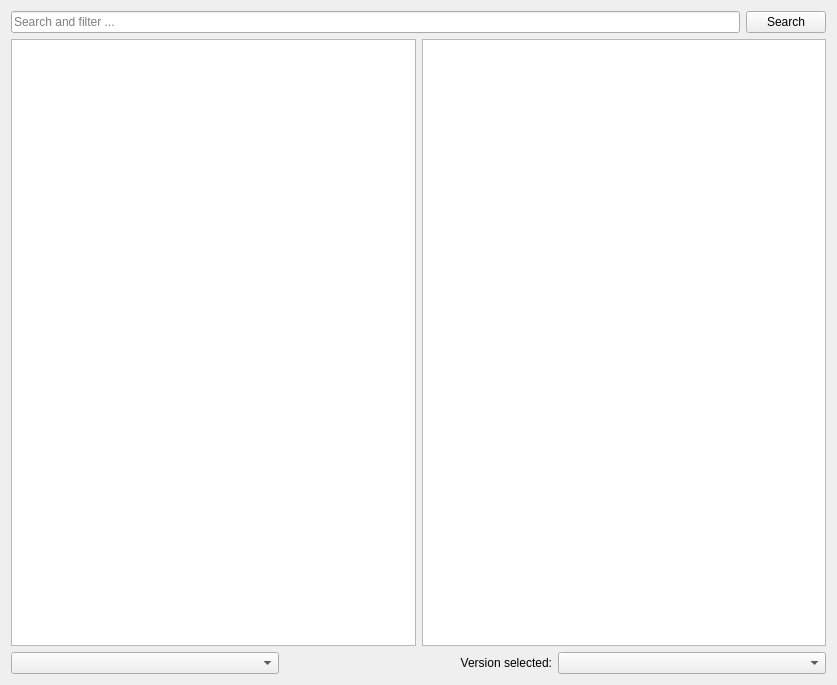
<?xml version="1.0" encoding="UTF-8"?>
<ui version="4.0">
 <class>ModrinthPage</class>
 <widget class="QWidget" name="ModrinthPage">
  <property name="geometry">
   <rect>
    <x>0</x>
    <y>0</y>
    <width>837</width>
    <height>685</height>
   </rect>
  </property>
  <layout class="QVBoxLayout">
   <item>
    <layout class="QHBoxLayout">
     <item>
      <widget class="QLineEdit" name="searchEdit">
       <property name="placeholderText">
        <string>Search and filter ...</string>
       </property>
      </widget>
     </item>
     <item>
      <widget class="QPushButton" name="searchButton">
       <property name="text">
        <string>Search</string>
       </property>
      </widget>
     </item>
    </layout>
   </item>
   <item>
    <layout class="QHBoxLayout">
     <item>
      <widget class="QListView" name="packView">
       <property name="horizontalScrollBarPolicy">
        <enum>Qt::ScrollBarAlwaysOff</enum>
       </property>
       <property name="sizeAdjustPolicy">
        <enum>QAbstractScrollArea::AdjustToContents</enum>
       </property>
       <property name="alternatingRowColors">
        <bool>true</bool>
       </property>
       <property name="iconSize">
        <size>
         <width>48</width>
         <height>48</height>
        </size>
       </property>
      </widget>
     </item>
     <item>
      <widget class="QTextBrowser" name="packDescription">
       <property name="openExternalLinks">
        <bool>true</bool>
       </property>
       <property name="openLinks">
        <bool>true</bool>
       </property>
      </widget>
     </item>
    </layout>
   </item>
   <item>
    <layout class="QHBoxLayout">
     <item>
      <widget class="QComboBox" name="sortByBox"/>
     </item>
     <item>
      <widget class="QLabel" name="label">
       <property name="text">
        <string>Version selected:</string>
       </property>
       <property name="alignment">
        <set>Qt::AlignRight|Qt::AlignTrailing|Qt::AlignVCenter</set>
       </property>
      </widget>
     </item>
     <item>
      <widget class="QComboBox" name="versionSelectionBox"/>
     </item>
    </layout>
   </item>
  </layout>
 </widget>
 <tabstops>
  <tabstop>searchEdit</tabstop>
  <tabstop>searchButton</tabstop>
  <tabstop>packView</tabstop>
  <tabstop>packDescription</tabstop>
  <tabstop>sortByBox</tabstop>
  <tabstop>versionSelectionBox</tabstop>
 </tabstops>
 <resources/>
 <connections/>
</ui>
